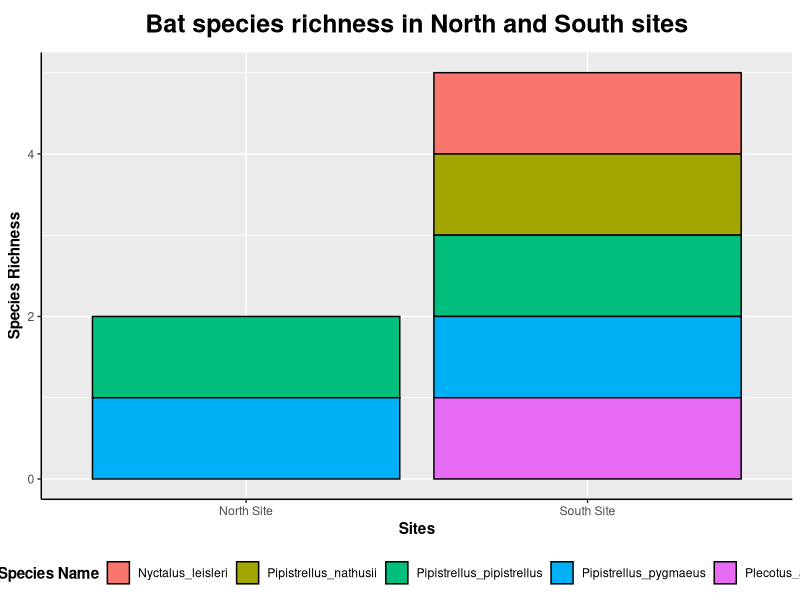
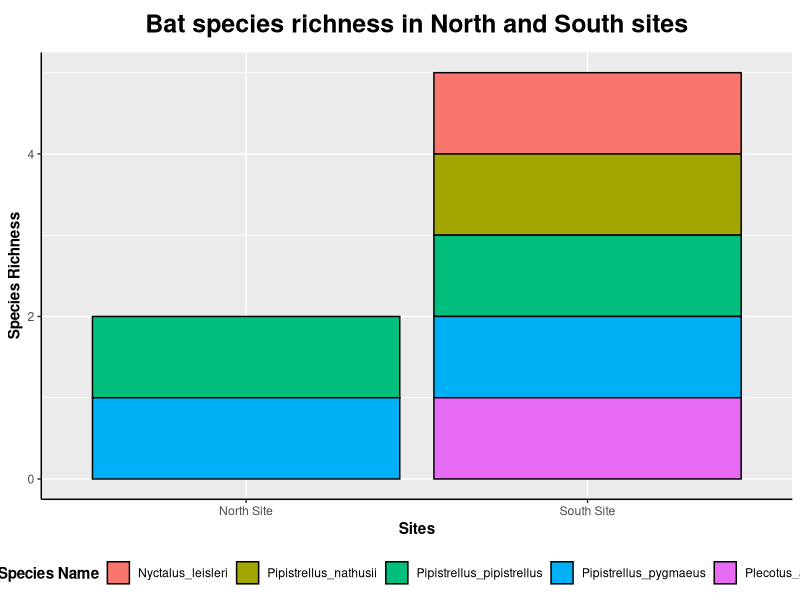

Recreate these plots in R, in order.
library(ggplot2)
library(dplyr)
library(readxl)

# Read in the csv file of the Bat survey data to R
BatData <- read.csv("Data/SurveyData/LochranzaBat.csv")

# As the Bats were identified to a species level, remove all instances of unidentified or non species level records
BatData <- BatData[which(BatData$taxonRank=="Species"),]

# Create a new column for the site and enter a value based on the EventID
BatData$site <- ""
BatData <- BatData %>% 
  mutate(
    site = case_when(
      substr(BatData$eventID,1,1)=="N" ~ "North Site",
      substr(BatData$eventID,1,1)=="S" ~ "South Site"
    )
  )

# Create a subset data frame of the distinct values only in both sites for the species richness
BatRichness <- BatData  %>% distinct(scientificName, site, .keep_all = TRUE)

# Create the Bat Species Richness plot using ggplot2
(BatRichnessPlot <- ggplot(BatRichness,aes(x=site, fill=scientificName)) + 
    geom_bar(colour = "black") +
    scale_y_continuous(breaks=seq(0, 5, 2)) +
    labs(x="Sites", y="Species Richness", title="Bat species richness in North and South sites", fill="Species Name") +
    theme(legend.position="bottom", 
          legend.title=element_text(face="bold"),
          axis.title=element_text(face="bold"),
          axis.line=element_line(colour="black"), 
          plot.title=element_text(hjust=0.5, face="bold", size = 18, margin=margin(t=5, b=10))
    )
)

# Save the Species Richness plot as a png file
ggsave(filename="Data/Figures/Bat_Richness.png", BatRichnessPlot, width=10, height=6)
